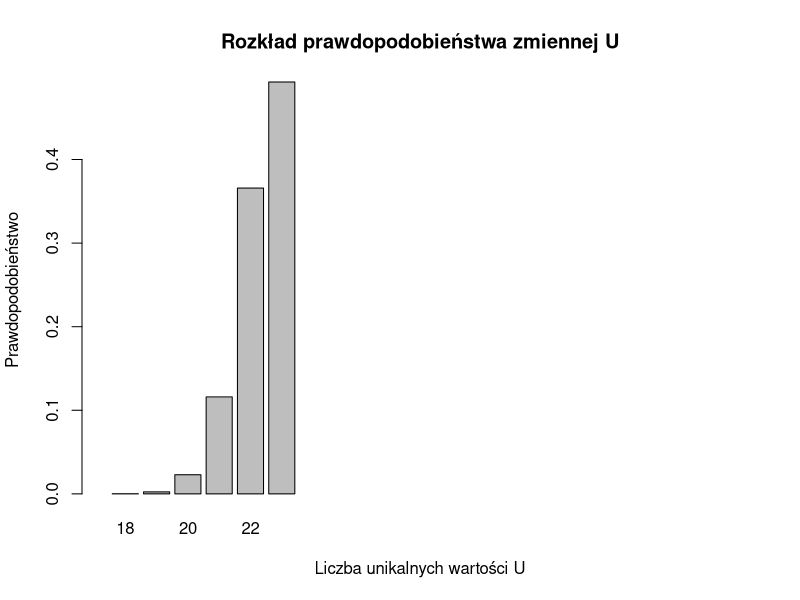

Source code (R):
# Liczba symulacji
liczba_symulacji <- 10000

# Wektor przechowujący wyniki
wyniki <- numeric(liczba_symulacji)

# Symulacja
set.seed(123)  # Ustawienie ziarna dla powtarzalności wyników
for (i in 1:liczba_symulacji) {
  losowe_liczby <- sample(1:365, 23, replace = TRUE)
  liczba_unikalnych <- length(unique(losowe_liczby))
  wyniki[i] <- liczba_unikalnych
}

# (a) Rozkład prawdopodobieństwa zmiennej losowej U
rozkład_prawdopodobieństwa <- table(wyniki) / liczba_symulacji

# (b) Wykres
# (b) Poprawiony wykres
barplot(
  rozkład_prawdopodobieństwa,
  xlab = "Liczba unikalnych wartości U",
  ylab = "Prawdopodobieństwo",
  main = "Rozkład prawdopodobieństwa zmiennej U",
  xlim = c(0, 24)
)
